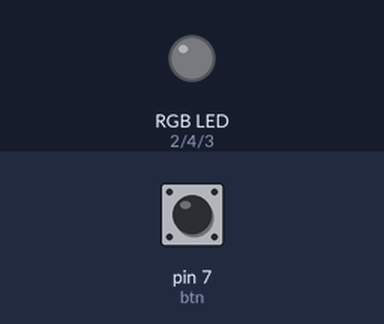
The sketch below on a simulated Arduino Uno, built with avr-gcc and run on an emulated ATmega328P. On the bench: an RGB LED mixed from three pins (HIGH = lit). The inputs (shaded band) are chosen by the test bench; at power-on: pin 7 (btn) LOW.

Above: at 1.2 s.
1.3 s: pin 7 (btn) pulled HIGH for 0.15 s
At 1.9 s:
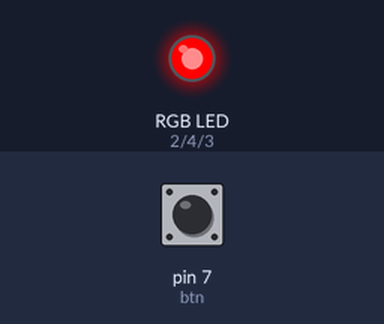
2.9 s: pin 7 (btn) pulled HIGH for 1 s
At 4.3 s:
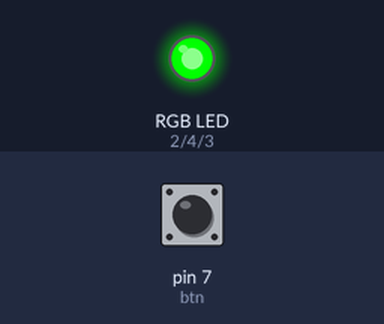
5.4 s: pin 7 (btn) pulled HIGH for 0.15 s
At 6.2 s:
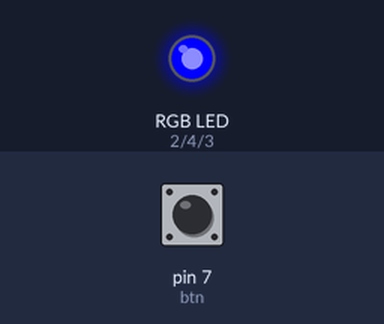
7.0 s: pin 7 (btn) pulled HIGH for 3.2 s
At 11.5 s:
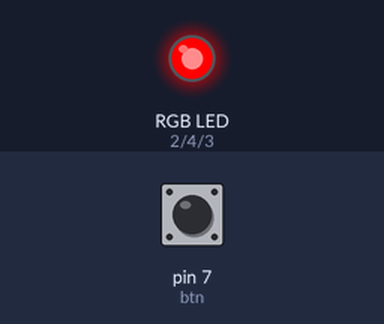
Timing chart, 0 to 12.7 s (numbered marks = the images above; inputs shaded):
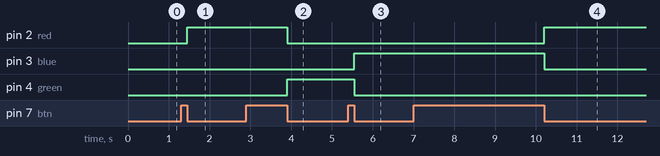

The sketch:

class_RGB.ino
```cpp
#define red 2
#define green 4
#define blue 3
#define btn 7

class Btn{
  public:
    int btnclicado,btnliberado,pino;
    Btn(int p){
      pino=p;
      btnclicado= 0;
      btnliberado=0;
      }
    bool press(){
      if(digitalRead(pino) == 1){
        btnclicado=1;
        btnliberado=0;
        }
      else{
        btnliberado=1;
        }
      if((btnclicado ==1) and (btnliberado ==1)){
        btnclicado=0;
        btnliberado=0;
        return true;
        }
      else{
        return false;
        }
    }
};

class Color {
  public:
    int pinoR,pinoG,pinoB,ciclo,maximo;
    Color(int pr, int pg, int pb):pinoR(pr),pinoG(pg),pinoB(pb){
      ciclo=0;
      maximo=3;
    }
    void trocaLED(){
      if(ciclo == 0){
        ledColor(1,0,0);
        }
      else if(ciclo == 1){
        ledColor(0,1,0);
        }
      else{
        ledColor(0,0,1);
        }
      ciclo++;
      if(ciclo > maximo -1){
        ciclo =0;
        }
      }
  private:
    void ledColor(int r, int g, int b){
      digitalWrite(pinoR,r);
      digitalWrite(pinoG,g);
      digitalWrite(pinoB,b);
    }

};


Btn b(btn);
Color c(red,green,blue);

void setup() {
  pinMode(red,OUTPUT);
  pinMode(green,OUTPUT);
  pinMode(blue,OUTPUT);
  pinMode(btn,INPUT);
}

void loop(){
  if(b.press() == true){
    c.trocaLED();
  }
}
```

Measured:
- after the input at 1.3 s, pin 2 (red): LOW → HIGH after 0.15 s
- after the input at 2.9 s, pin 2 (red): HIGH → LOW after 1.0 s; pin 4 (green): LOW → HIGH after 1.0 s
- after the input at 5.4 s, pin 3 (blue): LOW → HIGH after 0.15 s; pin 4 (green): HIGH → LOW after 0.15 s
- after the input at 7.0 s, pin 2 (red): LOW → HIGH after 3.2 s; pin 3 (blue): HIGH → LOW after 3.2 s
